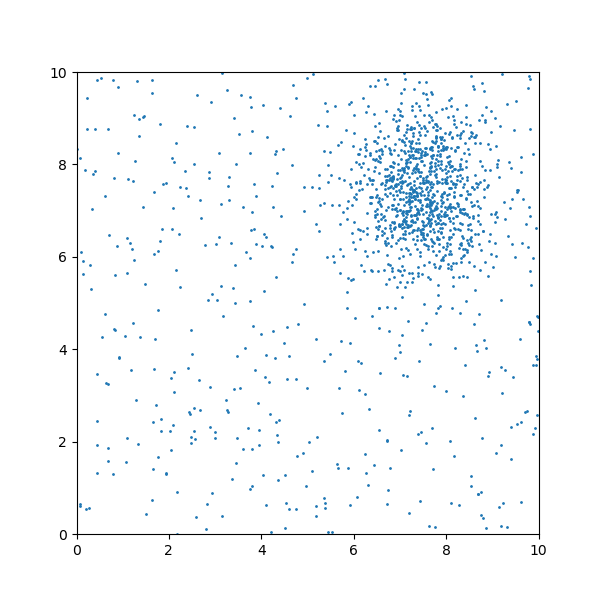
#> input picture projects/darker_region_in_a_image/data/image_1.png, 600 x 600 px
$ jupyter execute image_filters.ipynb   (older library calls are emulated)
#> lines starting #> are read from the running program, lines starting #| are printed output that depends on the picture
[cell 1]
import os
import cv2
import numpy as np
import matplotlib.pyplot as plt

[cell 2]
img = cv2.imread('data/image_1.png')
#> img is the input picture: shape (600, 600, 3); mean B, G, R 251.5, 250.1, 248.1
cv2.imshow('imagen', img)
cv2.waitKey(0)
cv2.destroyAllWindows()

[cell 3]
# Filtro de Desenfoque (Blur)
blurred = cv2.blur(img, (5, 5))
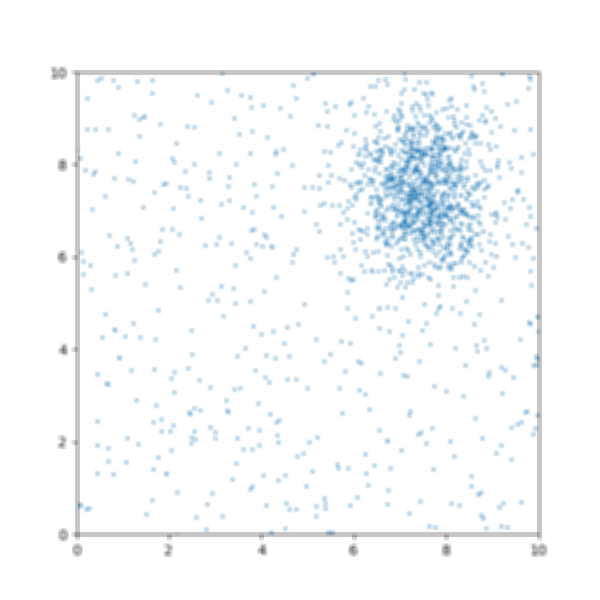
#> blurred: shape (600, 600, 3); mean B, G, R 251.5, 250.1, 248.1
cv2.imshow('Blurred Image', blurred)
cv2.waitKey(0)
cv2.destroyAllWindows()

[cell 4]
# Filtro Gaussiano
gaussian_blur = cv2.GaussianBlur(img, (5, 5), 0)
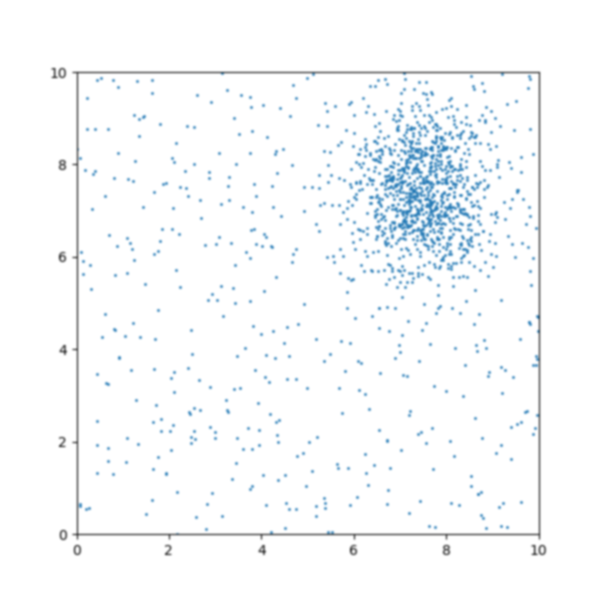
#> gaussian_blur: shape (600, 600, 3); mean B, G, R 251.5, 250.1, 248.1
cv2.imshow('Gaussian Blur Image', gaussian_blur)
cv2.waitKey(0)
cv2.destroyAllWindows()

[cell 5]
# Filtro de Mediana
median = cv2.medianBlur(img, 5)
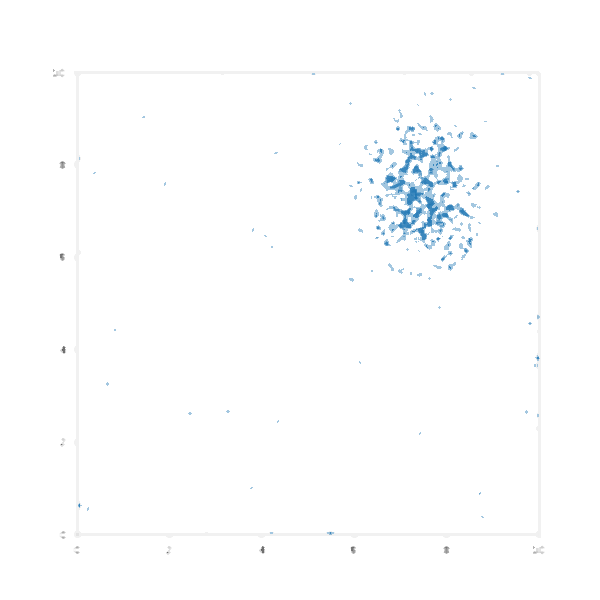
#> median: shape (600, 600, 3); mean B, G, R 254.1, 253.6, 252.8
cv2.imshow('Median Blur Image', median)
cv2.waitKey(0)
cv2.destroyAllWindows()

[cell 6]
# Filtro de Sobel (Detección de Bordes)
sobel_x = cv2.Sobel(img, cv2.CV_64F, 1, 0, ksize=5) # Detección de bordes horizontales
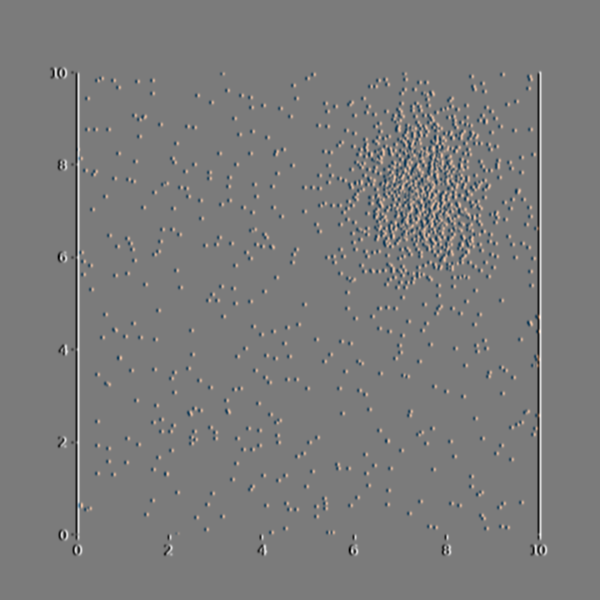
#> sobel_x: shape (600, 600, 3) float64; mean B, G, R 0, 0, 0; drawn with min black and max white
sobel_y = cv2.Sobel(img, cv2.CV_64F, 0, 1, ksize=5) # Detección de bordes verticales
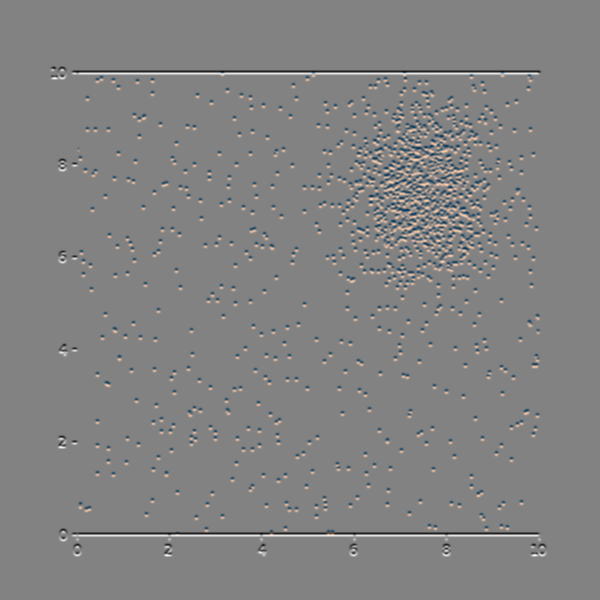
#> sobel_y: shape (600, 600, 3) float64; mean B, G, R 0, 0, 0; drawn with min black and max white
cv2.imshow('original', img)
cv2.imshow('Sobel X', sobel_x)
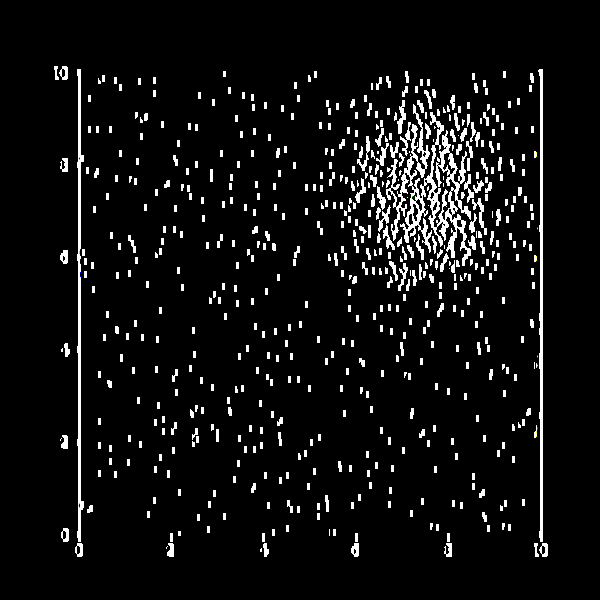
#> window 'Sobel X': shape (600, 600, 3); mean B, G, R 16.1, 16.1, 16.1
cv2.imshow('Sobel Y', sobel_y)
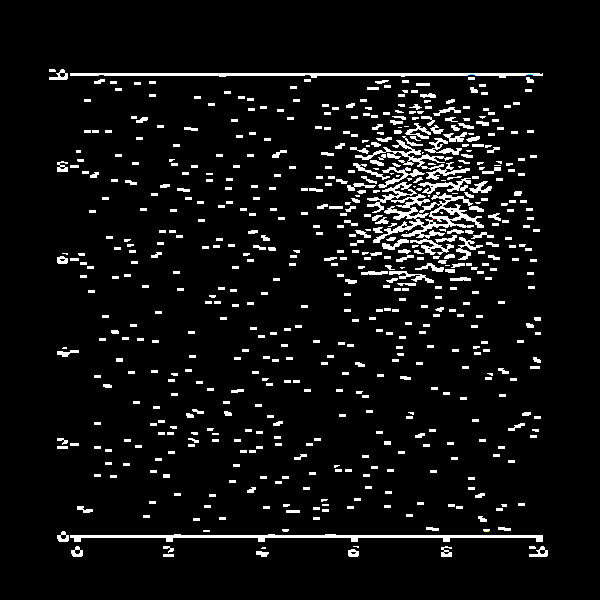
#> window 'Sobel Y': shape (600, 600, 3); mean B, G, R 16.2, 16.2, 16.2
cv2.waitKey(0)
cv2.destroyAllWindows()

$ run again, with projects/darker_region_in_a_image/data/image_10.png copied over projects/darker_region_in_a_image/data/image_1.png
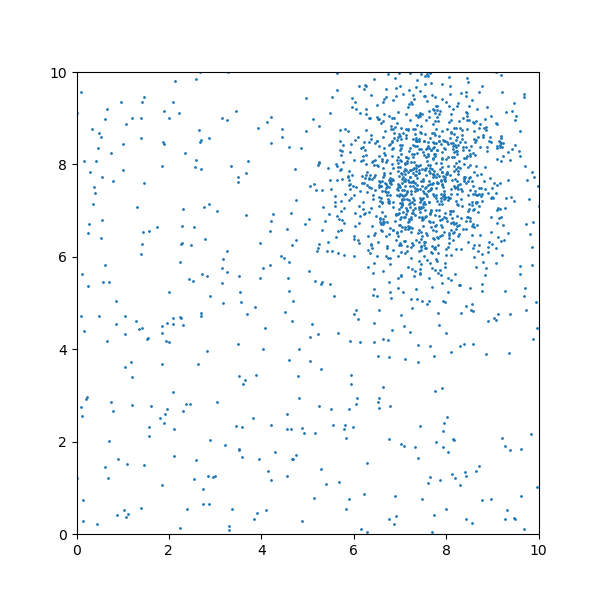
#> input picture projects/darker_region_in_a_image/data/image_10.png, 600 x 600 px
#> img is the input picture: shape (600, 600, 3); mean B, G, R 251.5, 250, 248
#> `sobel_y = cv2.Sobel(img, cv2.CV_64F, 0, 1, ksize=5)`:
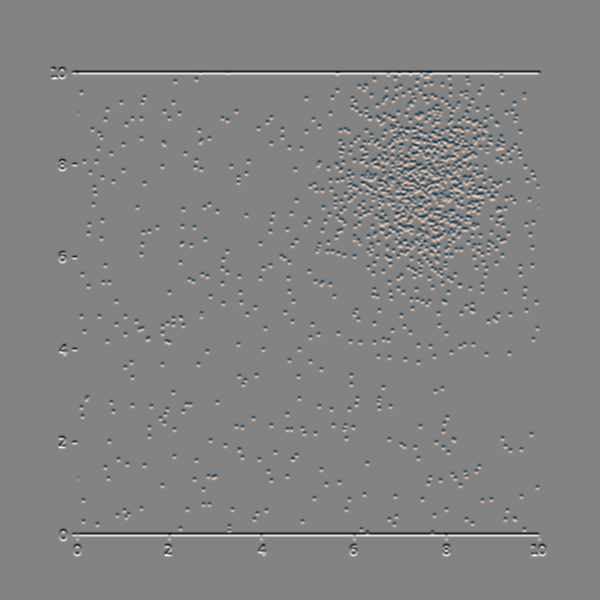
#> sobel_y: shape (600, 600, 3) float64; mean B, G, R 0, 0, 0; drawn with min black and max white
#> `cv2.imshow('Sobel Y', sobel_y)`:
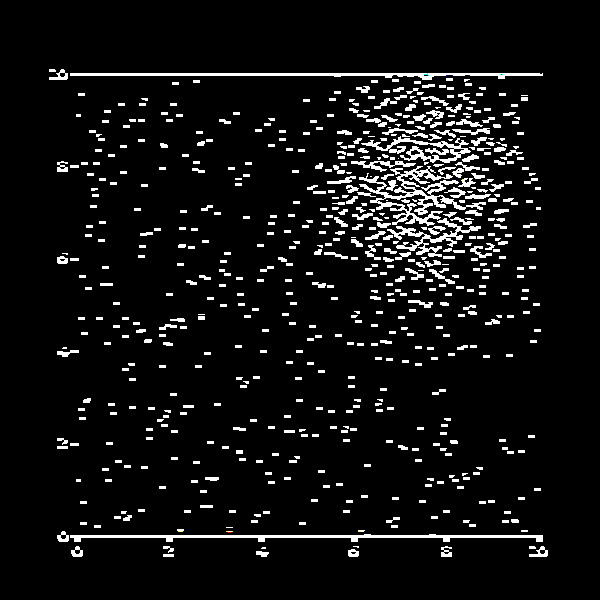
#> window 'Sobel Y': shape (600, 600, 3); mean B, G, R 17.1, 17.1, 17.1

$ run again, with projects/darker_region_in_a_image/data/image_11.png copied over projects/darker_region_in_a_image/data/image_1.png
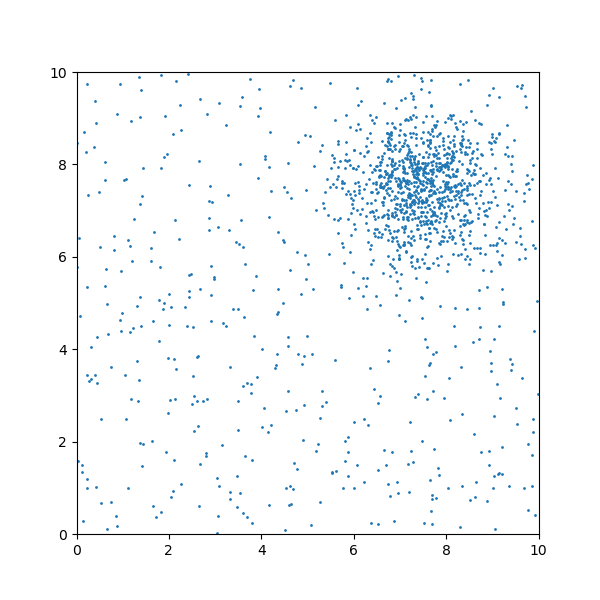
#> input picture projects/darker_region_in_a_image/data/image_11.png, 600 x 600 px
#> img is the input picture: shape (600, 600, 3); mean B, G, R 251.5, 250.1, 248.1
#> `sobel_y = cv2.Sobel(img, cv2.CV_64F, 0, 1, ksize=5)`:
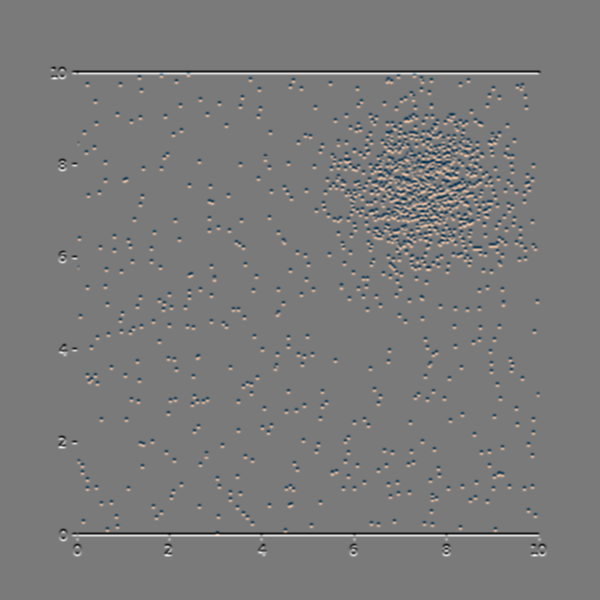
#> sobel_y: shape (600, 600, 3) float64; mean B, G, R 0, 0, 0; drawn with min black and max white
#> `cv2.imshow('Sobel Y', sobel_y)`:
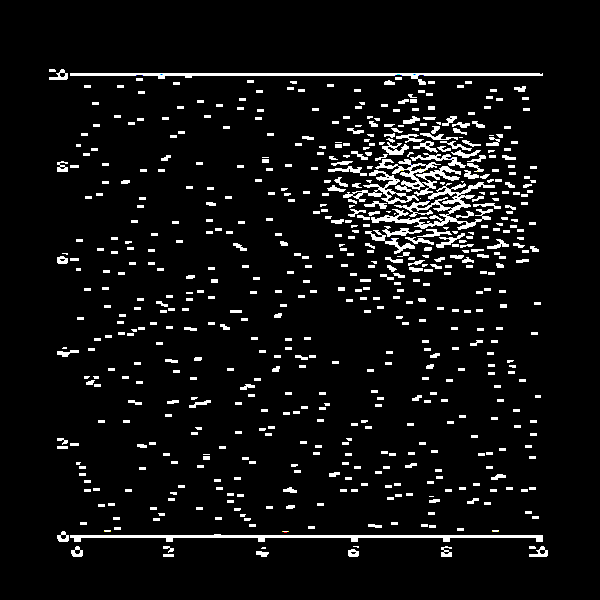
#> window 'Sobel Y': shape (600, 600, 3); mean B, G, R 16.2, 16.2, 16.2

$ run again, with projects/darker_region_in_a_image/data/image_12.png copied over projects/darker_region_in_a_image/data/image_1.png
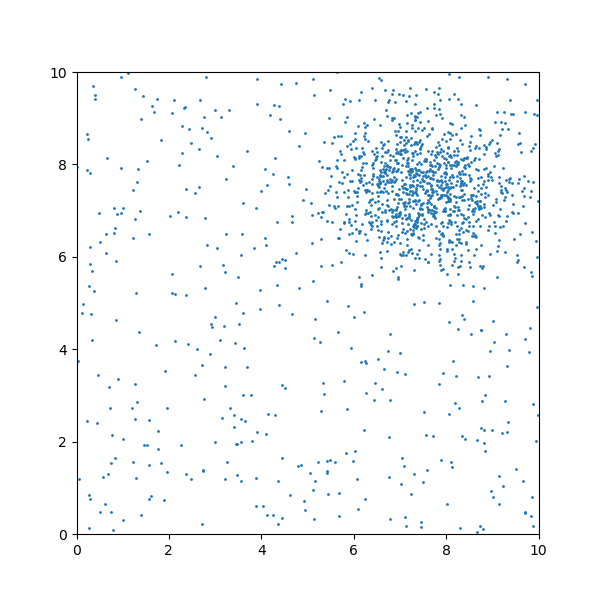
#> input picture projects/darker_region_in_a_image/data/image_12.png, 600 x 600 px
#> img is the input picture: shape (600, 600, 3); mean B, G, R 251.5, 250.1, 248
#> `cv2.imshow('Sobel Y', sobel_y)`:
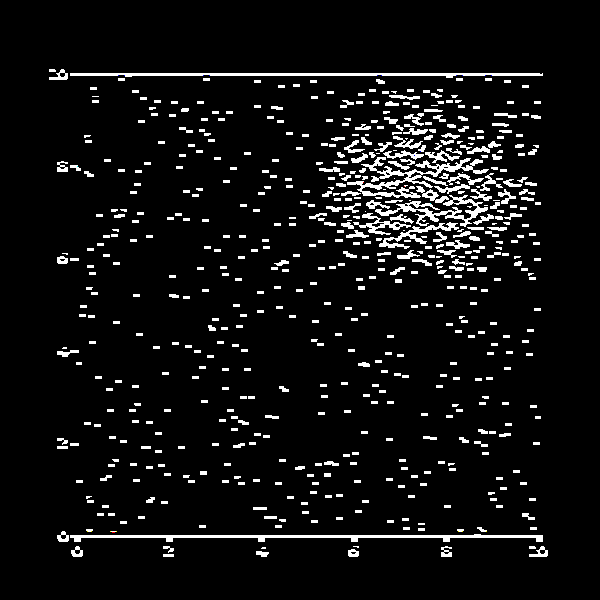
#> window 'Sobel Y': shape (600, 600, 3); mean B, G, R 16.5, 16.5, 16.5
